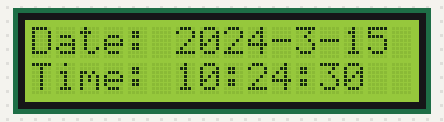
Simulated run of this sketch. Board: Arduino Uno, built with avr-gcc and run on an emulated ATmega328P. Parts: 16×2 character LCD. The local clock reads 2024-03-15 10:24:30 at power-on unless the sketch sets it; what the sketch prints to the serial monitor is not drawn.

Above: at 0.2 s.
At 4.3 s:
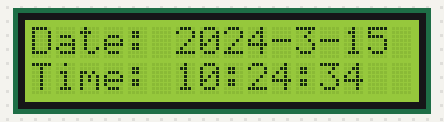
At 9.5 s:
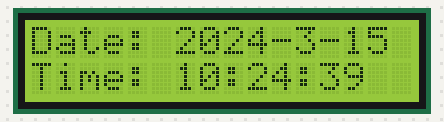
At 18.8 s:
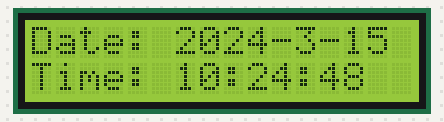
At 28.1 s:
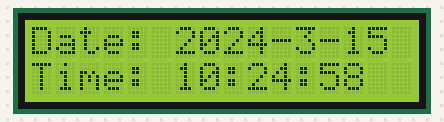
At 38.5 s:
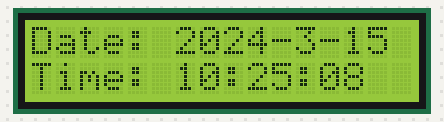

The sketch:

LCD.ino
```cpp
#include <TimeLib.h>

#include <LiquidCrystal_I2C.h>

#include <Wire.h>
#include <DS3231.h>

DS3231 rtc;
bool century = false;
//bool h12Flag;
//bool pmFlag;

LiquidCrystal_I2C lcd(0x27,16,2);

void setup() {
  Wire.begin();

bool h12Flag, pmFlag, centuryFlag;

byte hour = rtc.getHour(h12Flag, pmFlag);
byte minute = rtc.getMinute();
byte second = rtc.getSecond();
byte date = rtc.getDate();
byte month = rtc.getMonth(centuryFlag);
byte year = rtc.getYear() + 2000;

setTime(hour, minute, second, date, month, year);


  Serial.begin(57600);

  // Set time once (year, month, day, hour, minute, second)
  // Remove or comment this after the time is set to avoid resetting every boot
  rtc.setClockMode(false); // false = 24h, true = 12h
  rtc.setYear(25);         // 2025 (only last two digits)
  rtc.setMonth(5);         // May
  rtc.setDate(23);         // 23rd
  rtc.setHour(5);
  rtc.setMinute(47);
  rtc.setSecond(0);

  Serial.println("RTC time set!");

  if (!i2CAddrTest(0x27)) {
    lcd = LiquidCrystal_I2C(0x3F, 16, 2);
  }
  lcd.init(); // LCD driver initialization
  lcd.backlight(); // Open the backlight
  lcd.setCursor(0,0); // Move the cursor to row 0, column 0

  lcd.print("Date: 20");
  lcd.print(rtc.getYear(), DEC); lcd.print("-");
  lcd.print(rtc.getMonth(century), DEC); lcd.print("-");
  lcd.print(rtc.getDate(), DEC); lcd.print(" ");

}

void loop() {
  static unsigned long lastSync = 0;
  const unsigned long syncInterval = 60000; // Sync RTC time every 60 seconds

  // Declare bool variables to pass by reference to DS3231 functions
  bool h12Flag, pmFlag, centuryFlag;

  // Sync time from RTC to TimeLib every syncInterval milliseconds
  if (millis() - lastSync > syncInterval) {
    lastSync = millis();

    byte hour = rtc.getHour(h12Flag, pmFlag);
    byte minute = rtc.getMinute();
    byte second = rtc.getSecond();
    byte date = rtc.getDate();
    byte month = rtc.getMonth(centuryFlag);
    byte year = rtc.getYear() + 2000;

    setTime(hour, minute, second, date, month, year);
  }

  // Read current time from TimeLib
  int currentYear = year();
  int currentMonth = month();
  int currentDay = day();
  int currentHour = hour();
  int currentMinute = minute();
  int currentSecond = second();

  // Print date and time to Serial
  Serial.print("Date: ");
  Serial.print(currentYear); Serial.print("-");
  Serial.print(currentMonth); Serial.print("-");
  Serial.println(currentDay);

  Serial.print("Time: ");
  Serial.print(currentHour); Serial.print(":");
  Serial.print(currentMinute); Serial.print(":");
  Serial.println(currentSecond);

  // Display date on LCD (first row)
  lcd.setCursor(0, 0);
  lcd.print("Date: ");
  lcd.print(currentYear); lcd.print("-");
  lcd.print(currentMonth); lcd.print("-");
  lcd.print(currentDay);

  // Display time on LCD (second row)
  lcd.setCursor(0, 1);
  lcd.print("Time: ");
  if(currentHour < 10) lcd.print("0");
  lcd.print(currentHour); lcd.print(":");
  if(currentMinute < 10) lcd.print("0");
  lcd.print(currentMinute); lcd.print(":");
  if(currentSecond < 10) lcd.print("0");
  lcd.print(currentSecond);

  delay(1000);  // Update every second
}


bool i2CAddrTest(uint8_t addr) {
 Wire.begin();
 Wire.beginTransmission(addr);
 if (Wire.endTransmission() == 0) {
 return true;
 }
 return false;
}
```

Measured:
- what the display in image 1 shows lasts 1.0 s, from 4.3 s to 5.3 s
